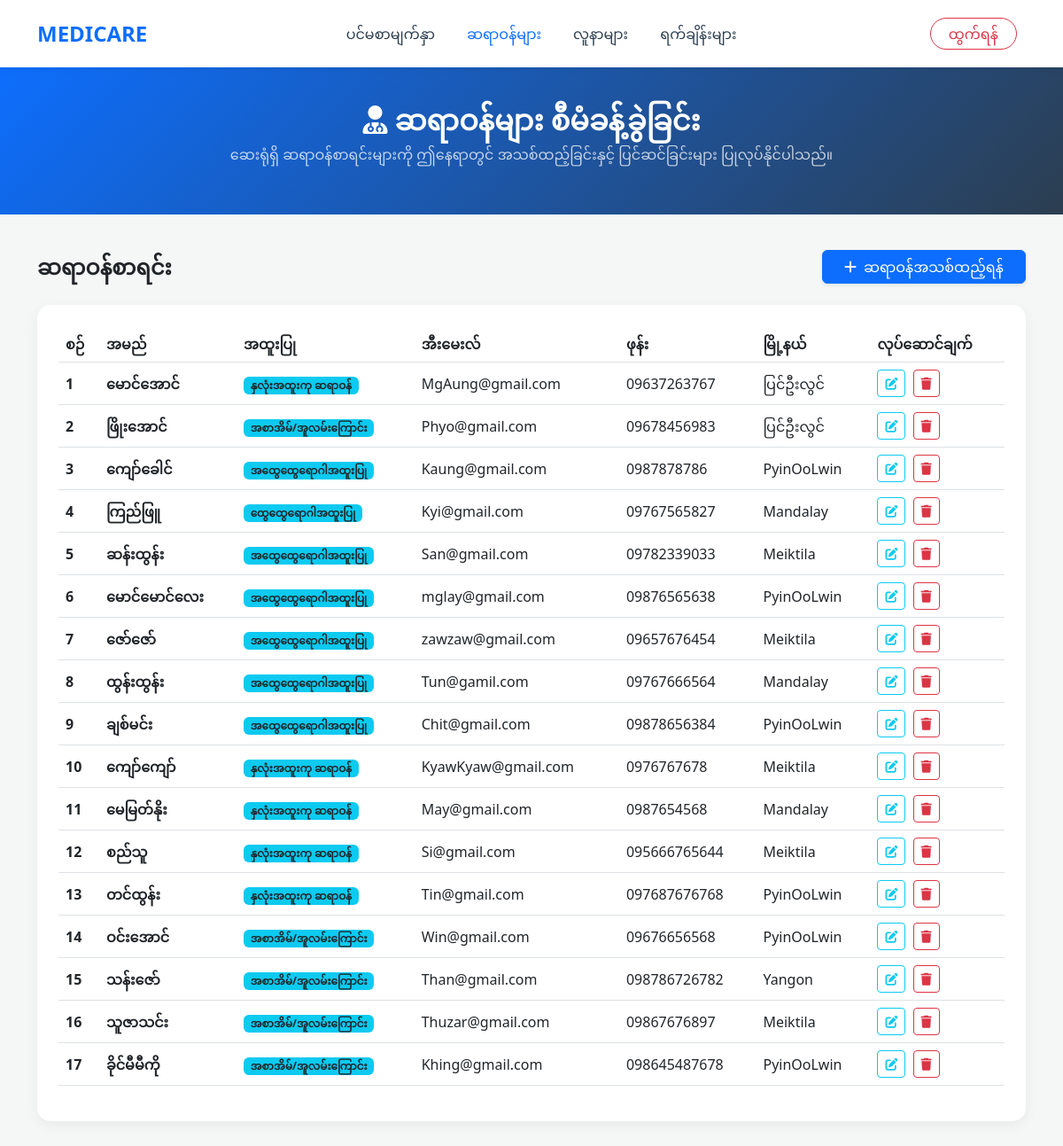
Page /admin/doctors (signed in) on the committed database.
### tables this page shows
CREATE TABLE users (
    id INTEGER PRIMARY KEY AUTOINCREMENT,
    role TEXT NOT NULL CHECK(role IN ('admin', 'doctor', 'patient')),
    full_name TEXT NOT NULL,
    email TEXT NOT NULL UNIQUE,
    password_hash TEXT NOT NULL,
    city TEXT,
    created_at TEXT DEFAULT (datetime('now'))
, phone TEXT, specialty TEXT, status TEXT DEFAULT 'Available');

### app.py (the view)
@app.route('/admin/doctors')
def manage_doctors():
    if 'role' in session and session['role'] == 'admin':
        conn = get_db_connection()
        doctors = conn.execute('SELECT id, full_name, email, city, phone, specialty FROM users WHERE role = "doctor"').fetchall()
        conn.close()
        return render_template('admin_doctors.html', doctors=doctors)
    return redirect(url_for('login_page'))

### app.py (called while the page is built)
def get_db_connection():
    conn = sqlite3.connect('Healthcare.db')
    conn.row_factory = sqlite3.Row
    return conn

### templates/admin_doctors.html (shortened to what this page needs)
<!DOCTYPE html>
<html lang="my">
<head>
    <link rel="stylesheet" href="https://cdn.jsdelivr.net/npm/bootstrap@5.3.0/dist/css/bootstrap.min.css">
    <link rel="stylesheet" href="https://cdnjs.cloudflare.com/ajax/libs/font-awesome/6.0.0/dist/css/all.min.css">
</head>
<body>
    <nav class="navbar navbar-expand-lg sticky-top">
        <div class="container">
            <a class="navbar-brand" href="/admin">MEDICARE</a>
            <div class="collapse navbar-collapse" id="navbarNav">
                <ul class="navbar-nav mx-auto">
                    <li class="nav-item"><a class="nav-link" href="/admin">ပင်မစာမျက်နှာ</a></li>
                    <li class="nav-item"><a class="nav-link active" href="/admin/doctors">ဆရာဝန်များ</a></li>
                    <li class="nav-item"><a class="nav-link" href="/admin/patients">လူနာများ</a></li>
                    <li class="nav-item"><a class="nav-link" href="/admin/appointments">ရက်ချိန်းများ</a></li>
                </ul>
                <div class="d-flex align-items-center">
                    <a href="/logout" class="logout-btn nav-link">ထွက်ရန်</a>
                </div>
            </div>
        </div>
    </nav>
    <div class="hero-banner">
        <div class="container">
            <h2 class="fw-bold"><i class="fas fa-user-md me-2"></i>ဆရာဝန်များ စီမံခန့်ခွဲခြင်း</h2>
            <p class="opacity-75">ဆေးရုံရှိ ဆရာဝန်စာရင်းများကို ဤနေရာတွင် အသစ်ထည့်ခြင်းနှင့် ပြင်ဆင်ခြင်းများ ပြုလုပ်နိုင်ပါသည်။</p>
        </div>
    </div>
    <div class="container">
        <div class="d-flex justify-content-between align-items-center mb-4">
            <h4 class="fw-bold mb-0">ဆရာဝန်စာရင်း</h4>
            <button class="btn btn-primary px-4 shadow-sm" data-bs-toggle="modal" data-bs-target="#addDoctorModal">
                <i class="fas fa-plus me-2"></i>ဆရာဝန်အသစ်ထည့်ရန်
            </button>
        </div>
        <div class="card p-4 mb-5">
            <div class="table-responsive">
                <table class="table table-hover align-middle">
                    <thead>
                        <tr>
                            <th>စဉ်</th> <th>အမည်</th>
                            <th>အထူးပြု</th>
                            <th>အီးမေးလ်</th>
                            <th>ဖုန်း</th>
                            <th>မြို့နယ်</th>
                            <th>လုပ်ဆောင်ချက်</th>
                        </tr>
                    </thead>
                    <tbody>
                        {% for doc in doctors %}
                        <tr>
                            <td class="fw-bold">{{ loop.index }}</td>
                            <td class="fw-bold">{{ doc['full_name'] }}</td>
                            <td><span class="badge bg-info text-dark">{{ doc['specialty'] or 'General' }}</span></td>
                            <td>{{ doc['email'] }}</td>
                            <td>{{ doc['phone'] or '-' }}</td>
                            <td>{{ doc['city'] or '-' }}</td>
                            <td>
                                <button class="btn btn-sm btn-outline-info me-1"><i class="fas fa-edit"></i></button>
                                <a href="/admin/delete_doctor/{{ doc['id'] }}" class="btn btn-sm btn-outline-danger" onclick="return confirm('ဤဆရာဝန်ကို စာရင်းမှ ပယ်ဖျက်ရန် သေချာပါသလား?')">
                                    <i class="fas fa-trash"></i>
                                </a>
                            </td>
                        </tr>
                        {% endfor %}
                    </tbody>
                </table>
            </div>
        </div>
    </div>
</body>
</html>

### templates/admin_doctors.html (style rules this page uses)
body { background-color: #f4f7f6; font-family: 'Segoe UI', 'Pyidaungsu', sans-serif; }
.navbar { background: #ffffff; box-shadow: 0 2px 10px rgba(0,0,0,0.05); padding: 15px 0; }
.navbar-brand { font-weight: bold; color: #0d6efd !important; font-size: 24px; }
.nav-link { color: #2c3e50 !important; font-weight: 500; margin: 0 10px; }
.nav-link:hover, .nav-link.active { color: #0d6efd !important; }
.logout-btn { border: 1px solid #dc3545; color: #dc3545 !important; border-radius: 20px; padding: 5px 20px !important; transition: 0.3s; }
.hero-banner { background: linear-gradient(135deg, #0d6efd, #2c3e50); color: white; padding: 40px 0; margin-bottom: 40px; text-align: center; }
.card { border: none; border-radius: 15px; box-shadow: 0 5px 15px rgba(0,0,0,0.05); }
.table thead { background-color: #f8f9fa; }

### rows in the picture
users: full_name "မောင်အောင်", specialty "နှလုံးအထူးကု ဆရာဝန်", email "MgAung@gmail.com", phone "09637263767", city "ပြင်ဦးလွင်"
users: full_name "ဖြိုးအောင်", specialty "အစာအိမ်/အူလမ်းကြောင်း", email "Phyo@gmail.com", phone "09678456983", city "ပြင်ဦးလွင်"
users: full_name "ကျော်ခေါင်", specialty "အထွေထွေရောဂါအထူးပြု", email "Kaung@gmail.com", phone "0987878786", city "PyinOoLwin"
users: full_name "ကြည်ဖြူ", specialty "ထွေထွေရောဂါအထူးပြု", email "Kyi@gmail.com", phone "09767565827", city "Mandalay"
users: full_name "ဆန်းထွန်း", specialty "အထွေထွေရောဂါအထူးပြု", email "San@gmail.com", phone "09782339033", city "Meiktila"
users: full_name "မောင်မောင်လေး", specialty "အထွေထွေရောဂါအထူးပြု", email "mglay@gmail.com", phone "09876565638", city "PyinOoLwin"
users: full_name "ဇော်ဇော်", specialty "အထွေထွေရောဂါအထူးပြု", email "zawzaw@gmail.com", phone "09657676454", city "Meiktila"
users: full_name "ထွန်းထွန်း", specialty "အထွေထွေရောဂါအထူးပြု", email "Tun@gamil.com", phone "09767666564", city "Mandalay"
users: full_name "ချစ်မင်း", specialty "အထွေထွေရောဂါအထူးပြု", email "Chit@gmail.com", phone "09878656384", city "PyinOoLwin"
users: full_name "ကျော်ကျော်", specialty "နှလုံးအထူးကု ဆရာဝန်", email "KyawKyaw@gmail.com", phone "0976767678", city "Meiktila"
users: full_name "မေမြတ်နိုး", specialty "နှလုံးအထူးကု ဆရာဝန်", email "May@gmail.com", phone "0987654568", city "Mandalay"
users: full_name "စည်သူ", specialty "နှလုံးအထူးကု ဆရာဝန်", email "Si@gmail.com", phone "095666765644", city "Meiktila"
users: full_name "တင်ထွန်း", specialty "နှလုံးအထူးကု ဆရာဝန်", email "Tin@gmail.com", phone "097687676768", city "PyinOoLwin"
users: full_name "ဝင်းအောင်", specialty "အစာအိမ်/အူလမ်းကြောင်း", email "Win@gmail.com", phone "09676656568", city "PyinOoLwin"
users: full_name "သန်းဇော်", specialty "အစာအိမ်/အူလမ်းကြောင်း", email "Than@gmail.com", phone "098786726782", city "Yangon"
users: full_name "သူဇာသင်း", specialty "အစာအိမ်/အူလမ်းကြောင်း", email "Thuzar@gmail.com", phone "09867676897", city "Meiktila"
users: full_name "ခိုင်မီမီကို", specialty "အစာအိမ်/အူလမ်းကြောင်း", email "Khing@gmail.com", phone "098645487678", city "PyinOoLwin"
